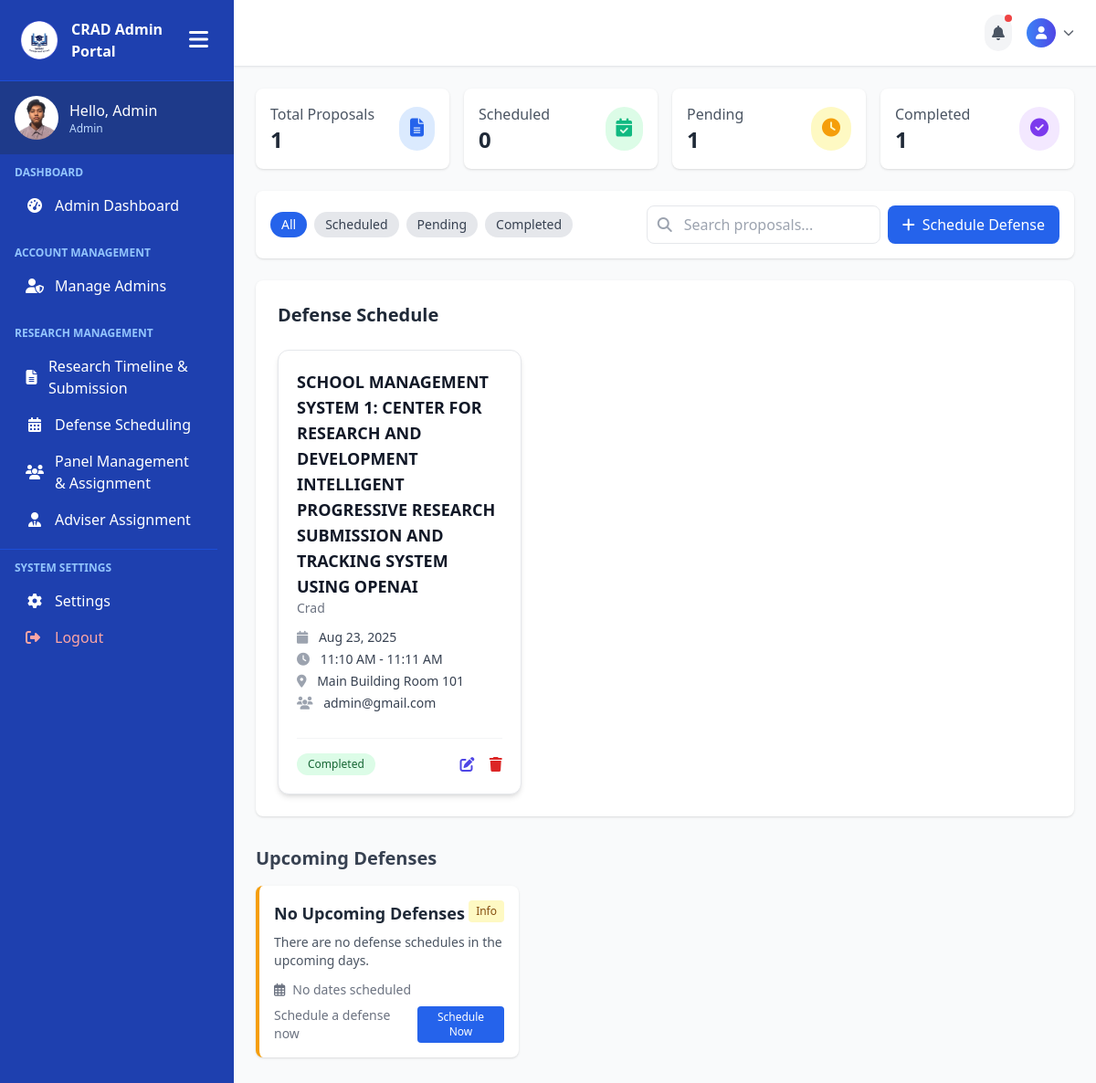
Screenshot of /admin-pages/admin-defense.php (signed in) with the database file from the repository.
### tables this page shows
CREATE TABLE `user_tbl` (
  `user_id` int(11) NOT NULL,
  `email` varchar(150) NOT NULL,
  `password` varchar(255) NOT NULL,
  `role` enum('Admin','Faculty','Student') NOT NULL DEFAULT 'Student',
  `created_at` timestamp NOT NULL DEFAULT current_timestamp()
);

CREATE TABLE `defense_schedules` (
  `id` int(11) NOT NULL,
  `group_id` int(11) DEFAULT NULL,
  `defense_date` date DEFAULT NULL,
  `start_time` time DEFAULT NULL,
  `end_time` time DEFAULT NULL,
  `room_id` int(11) DEFAULT NULL,
  `status` enum('scheduled','completed','cancelled') DEFAULT 'scheduled',
  `created_at` timestamp NOT NULL DEFAULT current_timestamp()
);

CREATE TABLE `proposals` (
  `id` int(11) NOT NULL,
  `group_id` int(11) NOT NULL,
  `title` varchar(255) NOT NULL,
  `description` text DEFAULT NULL,
  `file_path` varchar(255) DEFAULT NULL,
  `submitted_at` timestamp NOT NULL DEFAULT current_timestamp(),
  `status` enum('Pending','Approved','Rejected','Under Review','Revision Requested') NOT NULL DEFAULT 'Pending',
  `feedback` text DEFAULT NULL,
  `reviewed_at` timestamp NULL DEFAULT NULL
);

CREATE TABLE `groups` (
  `id` int(11) NOT NULL,
  `name` varchar(255) NOT NULL,
  `join_code` varchar(10) DEFAULT NULL,
  `created_at` timestamp NOT NULL DEFAULT current_timestamp()
);

CREATE TABLE `rooms` (
  `id` int(11) NOT NULL,
  `room_name` varchar(50) DEFAULT NULL,
  `building` varchar(100) DEFAULT NULL,
  `capacity` int(11) DEFAULT NULL
);

### admin-pages/admin-defense.php (the view, shortened to what the rows shown need)
<?php
include('../includes/connection.php');
$defense_query = "SELECT ds.*, g.name as group_name, r.room_name, r.building, p.title as proposal_title
                 FROM defense_schedules ds
                 LEFT JOIN groups g ON ds.group_id = g.id
                 LEFT JOIN rooms r ON ds.room_id = r.id
                 LEFT JOIN proposals p ON g.id = p.group_id
                 ORDER BY ds.defense_date, ds.start_time";
$defense_result = mysqli_query($conn, $defense_query);
$defense_schedules = [];
while ($schedule = mysqli_fetch_assoc($defense_result)) {
    $panel_query = "SELECT u.user_id, u.email
                   FROM defense_panel dp
                   JOIN user_tbl u ON dp.faculty_id = u.user_id
                   WHERE dp.defense_id = '{$schedule['id']}'";
    $panel_result = mysqli_query($conn, $panel_query);
    $panel_members = [];
    while ($panel = mysqli_fetch_assoc($panel_result)) {
        $panel_members[] = $panel;
    }
    $schedule['panel_members'] = $panel_members;
    $defense_schedules[] = $schedule;
}
?>
<!DOCTYPE html>
<html lang="en">
<head>
    <script src="https://cdn.tailwindcss.com"></script>
    <link rel="stylesheet" href="https://cdnjs.cloudflare.com/ajax/libs/font-awesome/6.0.0/css/all.min.css">
</head>
<body class="bg-gray-50 text-gray-800 font-sans">
    <div class="min-h-screen flex">
        <?php include('../includes/admin-sidebar.php'); ?>
        <main class="flex-1 overflow-y-auto p-6 scroll-container">
            <div class="bg-white rounded-lg shadow p-6">
                <h2 class="text-xl font-semibold text-gray-800 mb-6">Defense Schedule</h2>
                <div class="grid grid-cols-1 md:grid-cols-2 lg:grid-cols-3 gap-6">
                    <?php foreach ($defense_schedules as $schedule): ?>
                    <div class="defense-card bg-white border border-gray-200 rounded-xl shadow-md p-5 flex flex-col justify-between"
                         data-status="<?php echo $schedule['status']; ?>"
                         data-defense-id="<?php echo $schedule['id']; ?>">
                        <div>
                            <h3 class="text-lg font-semibold text-gray-900"><?php echo $schedule['proposal_title'] ?? 'No Title'; ?></h3>
                            <p class="text-sm text-gray-500 mb-3"><?php echo $schedule['group_name']; ?></p>
                            <p class="text-sm text-gray-700 mb-1">
                                <i class="fas fa-calendar mr-2 text-gray-400"></i>
                                <?php echo date('M j, Y', strtotime($schedule['defense_date'])); ?>
                            </p>
                            <p class="text-sm text-gray-700 mb-1">
                                <i class="fas fa-clock mr-2 text-gray-400"></i>
                                <?php echo date('g:i A', strtotime($schedule['start_time'])); ?> -
                                <?php echo date('g:i A', strtotime($schedule['end_time'])); ?>
                            </p>
                            <p class="text-sm text-gray-700 mb-1">
                                <i class="fas fa-map-marker-alt mr-2 text-gray-400"></i>
                                <?php echo $schedule['building'] . ' ' . $schedule['room_name']; ?>
                            </p>
                            <p class="text-sm text-gray-700 mb-3">
                                <i class="fas fa-users mr-2 text-gray-400"></i>
                                <?php
                                    $panel_emails = [];
                                    foreach ($schedule['panel_members'] as $panel) {
                                        $panel_emails[] = $panel['email'];
                                    }
                                    echo !empty($panel_emails) ? implode(', ', $panel_emails) : 'No panel assigned';
                                ?>
                            </p>
                        </div>
                        <div class="flex justify-between items-center mt-4 pt-4 border-t border-gray-100">
                            <?php if ($schedule['status'] == 'completed'): ?>
                                <span class="px-3 py-1 text-xs font-medium rounded-full bg-green-100 text-green-800">Completed</span>
                            <?php elseif ($schedule['status'] == 'cancelled'): ?>
                                <span class="px-3 py-1 text-xs font-medium rounded-full bg-red-100 text-red-800">Cancelled</span>
                            <?php else: ?>
                                <span class="px-3 py-1 text-xs font-medium rounded-full bg-blue-100 text-blue-800">Scheduled</span>
                            <?php endif; ?>
                            <div>
                                <button class="text-indigo-600 hover:text-indigo-900 mr-3" onclick="populateEditForm(<?php echo htmlspecialchars(json_encode($schedule)); ?>)"><i class="fas fa-edit"></i></button>
                                <button onclick="confirmDelete(<?php echo $schedule['id']; ?>, '<?php echo $schedule['group_name']; ?>')" class="text-red-600 hover:text-red-900"><i class="fas fa-trash"></i></button>
                            </div>
                        </div>
                    </div>
                    <?php endforeach; ?>
                </div>
            </div>
            <h2 class="text-xl font-bold mt-8 mb-4 text-gray-700">Upcoming Defenses</h2>
        </main>
    </div>
</body>
</html>

### includes/admin-sidebar.php (shortened to what the rows shown need)
<?php
include("../includes/connection.php");
$user_id = $_SESSION['user_id'];
$sql = "SELECT role, role FROM user_tbl WHERE user_id = ?";
$stmt = $conn->prepare($sql);
$stmt->bind_param("i", $user_id);
$stmt->execute();
$result = $stmt->get_result();
$user = $result->fetch_assoc();
$role = $user['role'];
$greeting = "Hello, " . match($role) {
    'admin' => 'Admin',
    'student' => 'Student',
    default => 'Admin'
};
?>
<!DOCTYPE html>
<html lang="en">
<head>
    <script src="https://cdn.tailwindcss.com"></script>
    <link rel="stylesheet" href="https://cdnjs.cloudflare.com/ajax/libs/font-awesome/6.5.0/css/all.min.css">
</head>
<body>
<div class="sidebar sidebar-transition bg-blue-800 text-white flex flex-col hidden md:flex h-screen w-64" id="sidebar">
    <div class="p-4 flex items-center space-x-3 bg-blue-900">
        <div>
            <p class="font-medium profile-name"><?php echo htmlspecialchars($greeting); ?></p>
            <p class="text-xs text-blue-200 profile-role"><?php echo htmlspecialchars($role); ?></p>
        </div>
    </div>
</div>
</body>
</html>

### rows the page displays
user_tbl: role "Hello, Admin", role "Admin"
defense_schedules: proposals.title "SCHOOL MANAGEMENT SYSTEM 1: CENTER FOR RESEARCH AND DEVELOPMENT INTELLIGENT PROGRESSIVE RESEARCH SUBMISSION AND TRACKING SYSTEM USING OPENAI", group.name "Crad", defense_date "Aug 23, 2025", start_time "11:10 AM", end_time "11:11 AM", room.building "Main Building", room.room_name "Room 101", panel_emails "admin@gmail.com", status "Completed"

### other values shown
$total_proposals "1"
$scheduled_defenses "0"
$pending_defenses "1"
$completed_defenses "1"
